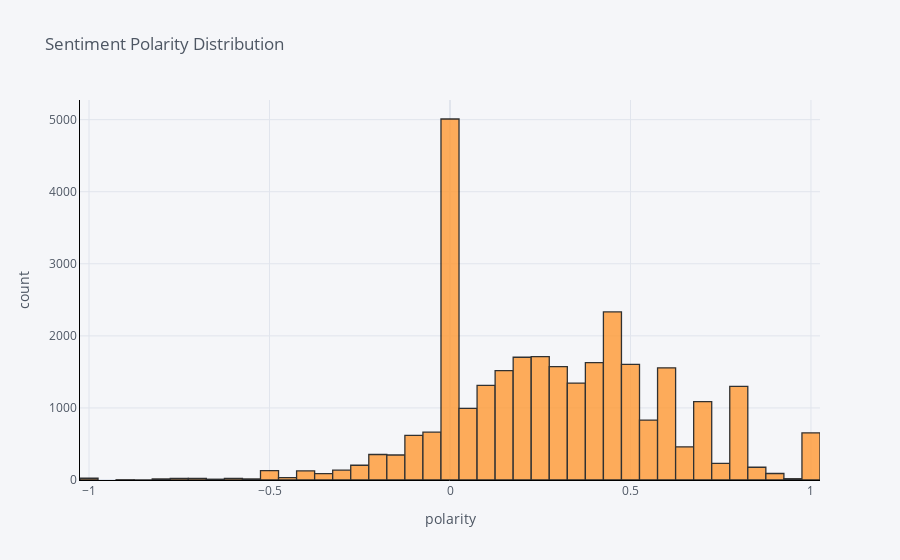

The cell this chart's notebook holds for it:
### Code cell
#Visualize sentiment polarity distribution
configure_plotly_browser_state()
reviews['polarity'].iplot(
    kind='hist',
    bins=50,
    xTitle='polarity',
    linecolor='black',
    yTitle='count',
    title='Sentiment Polarity Distribution')

### Figure 1 — Plotly figure (JSON) as saved in the notebook; plotly's stock layout.template omitted (floating-point values rounded to 4 significant figures; data arrays with more than 128 entries replaced by an {"elided": "..."} marker saying what was removed)
{"data": [{"opacity": 0.8, "name": "polarity", "histnorm": "", "nbinsx": 50, "histfunc": "count", "marker": {"color": "rgba(255, 153, 51, 1.0)", "line": {"color": "#000000", "width": 1.3}}, "x": {"elided": "29975 float values"}, "type": "histogram", "orientation": "v"}], "layout": {"xaxis": {"tickfont": {"color": "#4D5663"}, "title": {"text": "polarity", "font": {"color": "#4D5663"}}, "showgrid": true, "zerolinecolor": "#E1E5ED", "gridcolor": "#E1E5ED", "linecolor": "black"}, "title": {"text": "Sentiment Polarity Distribution", "font": {"color": "#4D5663"}}, "paper_bgcolor": "#F5F6F9", "plot_bgcolor": "#F5F6F9", "yaxis": {"tickfont": {"color": "#4D5663"}, "title": {"text": "count", "font": {"color": "#4D5663"}}, "showgrid": true, "zerolinecolor": "#E1E5ED", "gridcolor": "#E1E5ED", "linecolor": "black"}, "barmode": "overlay", "legend": {"bgcolor": "#F5F6F9", "font": {"color": "#4D5663"}}}}
